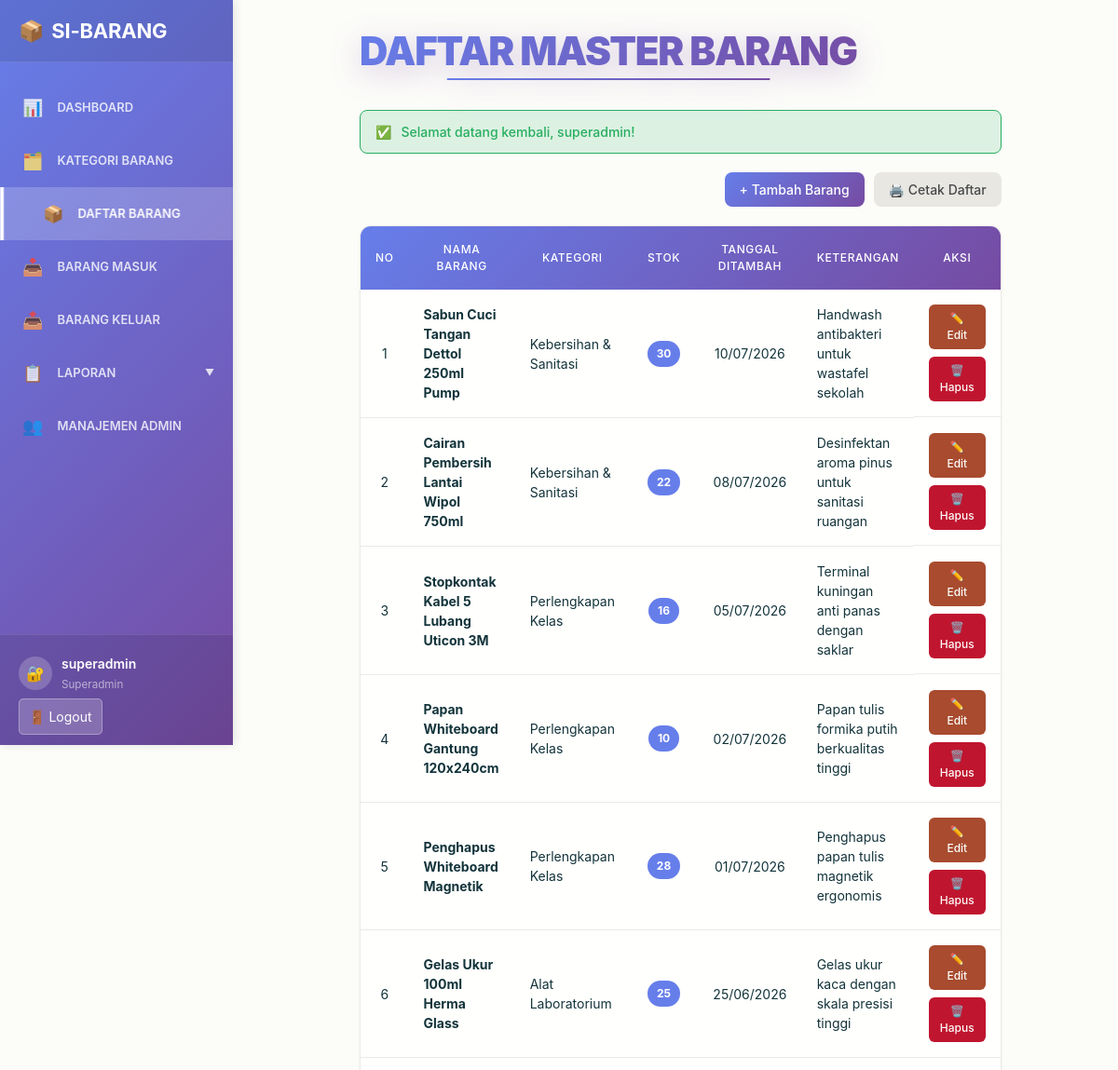
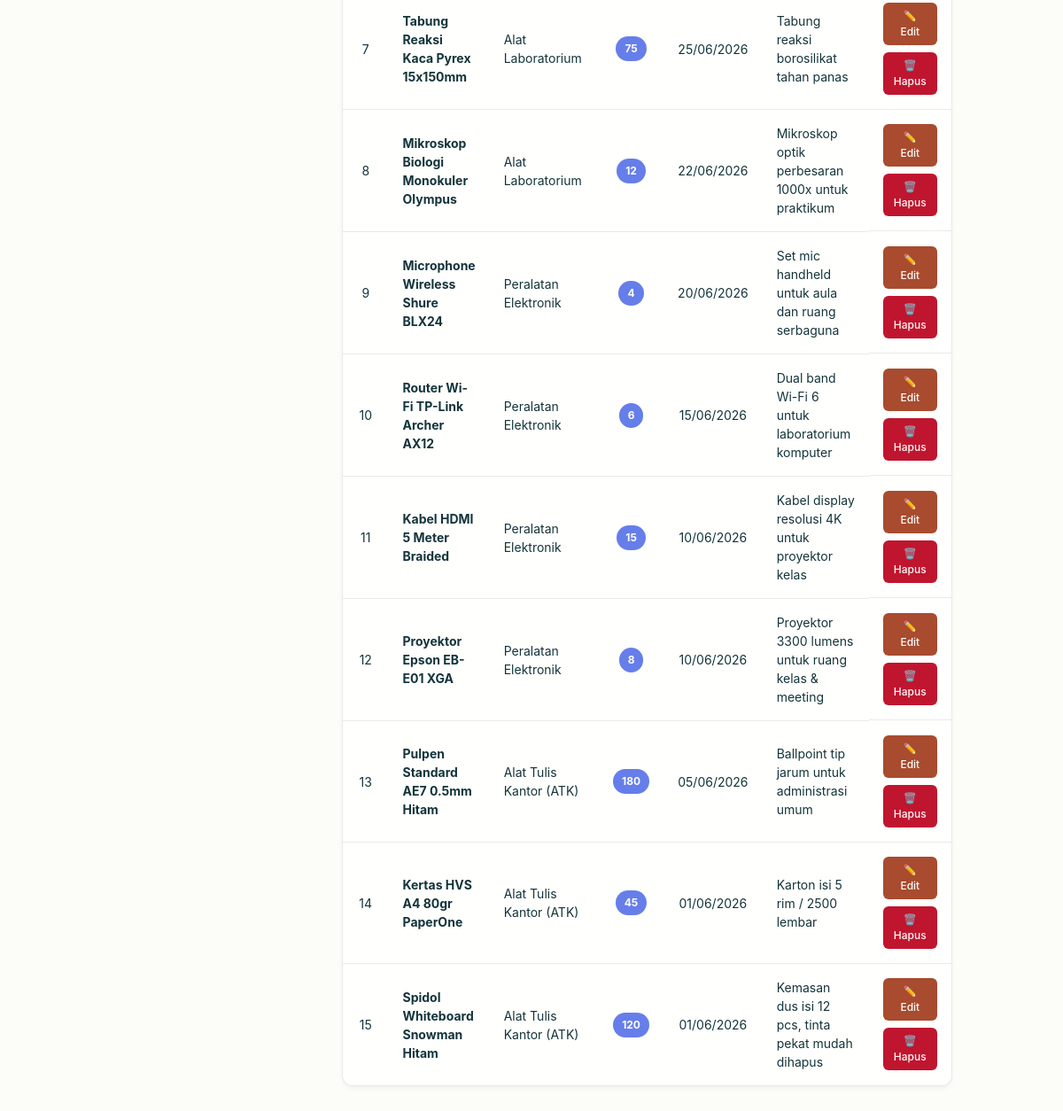
The page /pages/daftar_barang.php (signed in) on the database its author committed (2 pictures, top to bottom).
### tables this page shows
CREATE TABLE `barang` (
  `id_barang` INT UNSIGNED NOT NULL AUTO_INCREMENT,
  `nama_barang` VARCHAR(150) NOT NULL,
  `id_kategori` INT UNSIGNED NOT NULL,
  `stok` INT NOT NULL DEFAULT 0,
  `tanggal_ditambah` DATE NOT NULL,
  `keterangan` TEXT DEFAULT NULL,
  `created_at` TIMESTAMP NOT NULL DEFAULT CURRENT_TIMESTAMP,
  PRIMARY KEY (`id_barang`),
  UNIQUE KEY `uk_barang_nama` (`nama_barang`),
  KEY `idx_barang_kategori` (`id_kategori`),
  CONSTRAINT `fk_barang_kategori` FOREIGN KEY (`id_kategori`) 
    REFERENCES `kategori_barang` (`id_kategori`) 
    ON UPDATE CASCADE ON DELETE RESTRICT
);

CREATE TABLE `kategori_barang` (
  `id_kategori` INT UNSIGNED NOT NULL AUTO_INCREMENT,
  `nama_kategori` VARCHAR(100) NOT NULL,
  `keterangan` VARCHAR(255) DEFAULT NULL,
  `created_at` TIMESTAMP NOT NULL DEFAULT CURRENT_TIMESTAMP,
  PRIMARY KEY (`id_kategori`),
  UNIQUE KEY `uk_kategori_nama` (`nama_kategori`)
);

### config/app.php (called while the page is built, shortened)
<?php
function base_url($path = '') {
    $path = ltrim($path, '/');
    return BASE_URL . ($path !== '' ? '/' . $path : '');
}
function asset_url($path = '') {
    $path = ltrim($path, '/');
    return base_url('assets/' . $path);
}
function h($value) {
    return htmlspecialchars((string)($value ?? ''), ENT_QUOTES, 'UTF-8');
}

### config/database.php (called while the page is built, shortened)
<?php
require_once __DIR__ . '/app.php';
function fetchAll($conn, $sql) {
    $result = mysqli_query($conn, $sql);
    $data = [];
    if ($result && mysqli_num_rows($result) > 0) {
        while ($row = mysqli_fetch_assoc($result)) {
            $data[] = $row;
        }
    }
    return $data;
}

### pages/daftar_barang.php (the view, shortened to what this page needs)
<?php
require_once __DIR__ . '/../config/database.php';
$barang_sql = "
    SELECT
        b.*,
        kb.nama_kategori
    FROM barang b
    LEFT JOIN kategori_barang kb ON kb.id_kategori = b.id_kategori
    ORDER BY b.tanggal_ditambah DESC, b.id_barang DESC
";
$data_barang = fetchAll($conn, $barang_sql);
?>
<!DOCTYPE html>
<html lang="id">
<head>
    <link rel="stylesheet" href="<?= asset_url('css/style.css'); ?>">
    <link rel="stylesheet" href="<?= asset_url('css/sidebar.css'); ?>">
    <link rel="stylesheet" href="<?= asset_url('css/table_and_form.css'); ?>">
</head>
<body>
    <div class="container">
        <?php include __DIR__ . '/../includes/sidebar.php'; ?>
        <div class="main-content">
            <div class="content-wrapper">
                <h1 class="page-title">Daftar Master Barang</h1>
                <?php include __DIR__ . '/../includes/flash.php'; ?>
                <div style="display: flex; justify-content: flex-end; align-items: center; margin-bottom: 20px;">
                    <div style="display: flex; gap: 10px;">
                        <button class="btn btn-primary" onclick="openModalAdd()">+ Tambah Barang</button>
                        <a href="<?= base_url('pages/print_barang.php'); ?>" target="_blank" class="btn btn-secondary btn-print">🖨️ Cetak Daftar</a>
                    </div>
                </div>
                <div class="table-container">
                    <table class="data-table">
                        <thead>
                            <tr>
                                <th style="width: 50px; text-align: center;">No</th>
                                <th>Nama Barang</th>
                                <th>Kategori</th>
                                <th style="text-align: center;">Stok</th>
                                <th style="text-align: center;">Tanggal Ditambah</th>
                                <th>Keterangan</th>
                                <th style="text-align: center; width: 160px;">Aksi</th>
                            </tr>
                        </thead>
                        <tbody>
                            <?php if (count($data_barang) > 0): ?>
                                <?php $no = 1; foreach ($data_barang as $barang): ?>
                                <tr>
                                    <td style="text-align: center;"><?= $no++; ?></td>
                                    <td><strong><?= h($barang['nama_barang']); ?></strong></td>
                                    <td><?= h($barang['nama_kategori'] ?? 'Belum dikategorikan'); ?></td>
                                    <td style="text-align: center;">
                                        <span class="badge badge-1"><?= number_format($barang['stok']); ?></span>
                                    </td>
                                    <td style="text-align: center;"><?= date('d/m/Y', strtotime($barang['tanggal_ditambah'])); ?></td>
                                    <td><?= h($barang['keterangan'] ?: '-'); ?></td>
                                    <td class="action-cell">
                                        <button class="btn btn-warning btn-sm" onclick='openModalEdit(<?= (int)$barang['id_barang']; ?>, <?= json_encode($barang['nama_barang']); ?>, <?= (int)$barang['id_kategori']; ?>, <?= (int)$barang['stok']; ?>, <?= json_encode($barang['tanggal_ditambah']); ?>, <?= json_encode($barang['keterangan'] ?? ''); ?>)'>✏️ Edit</button>
                                        <button class="btn btn-danger btn-sm" onclick='deleteBarangWithTransactions(<?= (int)$barang['id_barang']; ?>, <?= json_encode($barang['nama_barang']); ?>)'>🗑️ Hapus</button>
                                    </td>
                                </tr>
                                <?php endforeach; ?>
                            <?php endif; ?>
                        </tbody>
                    </table>
                </div>
            </div>
        </div>
    </div>
</body>
</html>

### rows shown on the page
barang: nama_barang "Sabun Cuci Tangan Dettol 250ml Pump", id_kategori.nama_kategori "Kebersihan & Sanitasi", stok "30", tanggal_ditambah "10/07/2026", keterangan "Handwash antibakteri untuk wastafel sekolah"
barang: nama_barang "Cairan Pembersih Lantai Wipol 750ml", id_kategori.nama_kategori "Kebersihan & Sanitasi", stok "22", tanggal_ditambah "08/07/2026", keterangan "Desinfektan aroma pinus untuk sanitasi ruangan"
barang: nama_barang "Stopkontak Kabel 5 Lubang Uticon 3M", id_kategori.nama_kategori "Perlengkapan Kelas", stok "16", tanggal_ditambah "05/07/2026", keterangan "Terminal kuningan anti panas dengan saklar"
barang: nama_barang "Papan Whiteboard Gantung 120x240cm", id_kategori.nama_kategori "Perlengkapan Kelas", stok "10", tanggal_ditambah "02/07/2026", keterangan "Papan tulis formika putih berkualitas tinggi"
barang: nama_barang "Penghapus Whiteboard Magnetik", id_kategori.nama_kategori "Perlengkapan Kelas", stok "28", tanggal_ditambah "01/07/2026", keterangan "Penghapus papan tulis magnetik ergonomis"
barang: nama_barang "Gelas Ukur 100ml Herma Glass", id_kategori.nama_kategori "Alat Laboratorium", stok "25", tanggal_ditambah "25/06/2026", keterangan "Gelas ukur kaca dengan skala presisi tinggi"
barang: nama_barang "Tabung Reaksi Kaca Pyrex 15x150mm", id_kategori.nama_kategori "Alat Laboratorium", stok "75", tanggal_ditambah "25/06/2026", keterangan "Tabung reaksi borosilikat tahan panas"
barang: nama_barang "Mikroskop Biologi Monokuler Olympus", id_kategori.nama_kategori "Alat Laboratorium", stok "12", tanggal_ditambah "22/06/2026", keterangan "Mikroskop optik perbesaran 1000x untuk praktikum"
barang: nama_barang "Microphone Wireless Shure BLX24", id_kategori.nama_kategori "Peralatan Elektronik", stok "4", tanggal_ditambah "20/06/2026", keterangan "Set mic handheld untuk aula dan ruang serbaguna"
barang: nama_barang "Router Wi-Fi TP-Link Archer AX12", id_kategori.nama_kategori "Peralatan Elektronik", stok "6", tanggal_ditambah "15/06/2026", keterangan "Dual band Wi-Fi 6 untuk laboratorium komputer"
barang: nama_barang "Kabel HDMI 5 Meter Braided", id_kategori.nama_kategori "Peralatan Elektronik", stok "15", tanggal_ditambah "10/06/2026", keterangan "Kabel display resolusi 4K untuk proyektor kelas"
barang: nama_barang "Proyektor Epson EB-E01 XGA", id_kategori.nama_kategori "Peralatan Elektronik", stok "8", tanggal_ditambah "10/06/2026", keterangan "Proyektor 3300 lumens untuk ruang kelas & meeting"
barang: nama_barang "Pulpen Standard AE7 0.5mm Hitam", id_kategori.nama_kategori "Alat Tulis Kantor (ATK)", stok "180", tanggal_ditambah "05/06/2026", keterangan "Ballpoint tip jarum untuk administrasi umum"
barang: nama_barang "Kertas HVS A4 80gr PaperOne", id_kategori.nama_kategori "Alat Tulis Kantor (ATK)", stok "45", tanggal_ditambah "01/06/2026", keterangan "Karton isi 5 rim / 2500 lembar"
barang: nama_barang "Spidol Whiteboard Snowman Hitam", id_kategori.nama_kategori "Alat Tulis Kantor (ATK)", stok "120", tanggal_ditambah "01/06/2026", keterangan "Kemasan dus isi 12 pcs, tinta pekat mudah dihapus"

### other values the page prints
$user_name "superadmin"
$user_role "Superadmin"
$flash_success "Selamat datang kembali, superadmin!"
